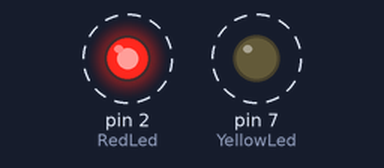
A sketch run on a simulated Arduino Uno, built with avr-gcc and run on an emulated ATmega328P. Shown: output pins drawn as LEDs (lit = HIGH). Dashed ring = blinking.

Above: at 0.5 s.
Timing chart, 0 to 4.6 s (numbered marks = the images above):
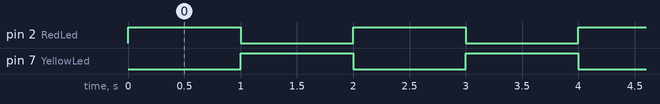

Measured:
- by itself, pin 2 (RedLed), pin 7 (YellowLed): alternates HIGH for 1.0 s and LOW for 1.0 s

The sketch:

FirstLedProject.ino
```cpp
int RedLed = 2;
int YellowLed = 7;

void setup() {
pinMode(RedLed,OUTPUT);
pinMode(YellowLed,OUTPUT);
}

void loop() {

  digitalWrite(RedLed,HIGH);   // led on , pin of number 13 volt 5
  digitalWrite(YellowLed,LOW);   // led on , pin of number 13 volt 5
  delay(1000);   // wait 1000 ms

  digitalWrite(RedLed,LOW);
  digitalWrite(YellowLed,HIGH);
  delay(1000);

}
```
